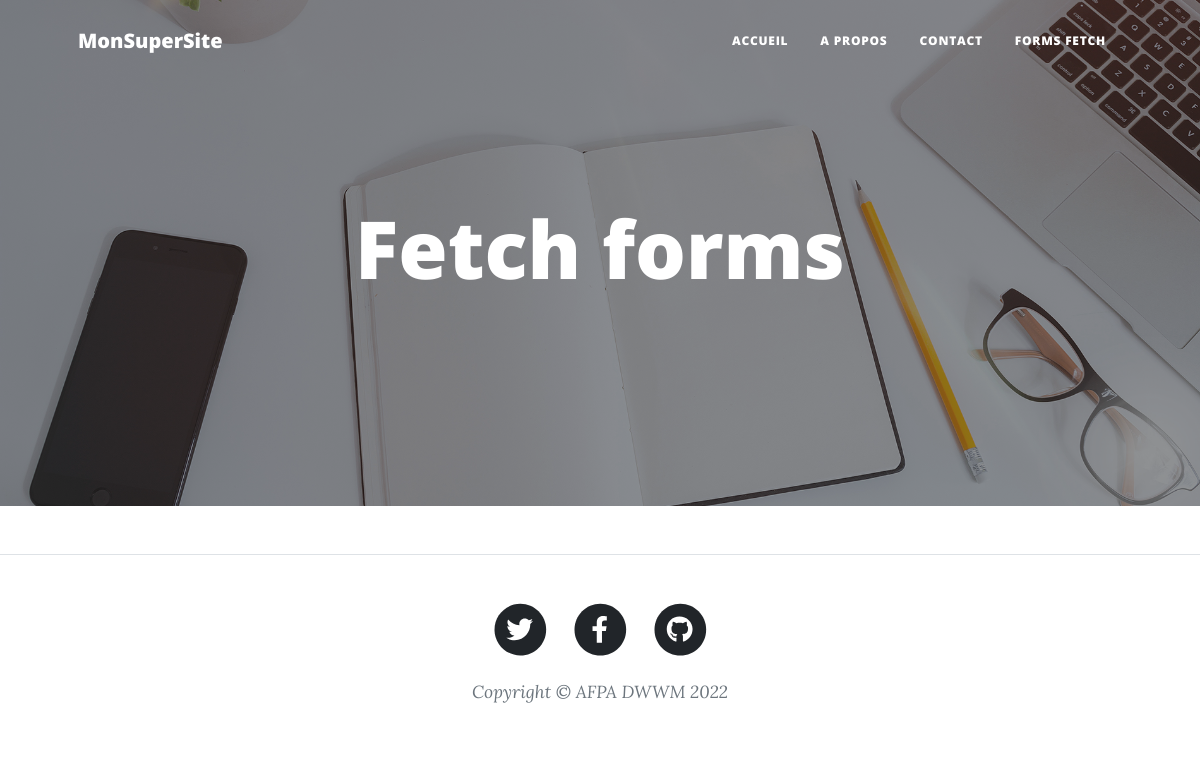
Page /admin_contact.php on the earlier database version.
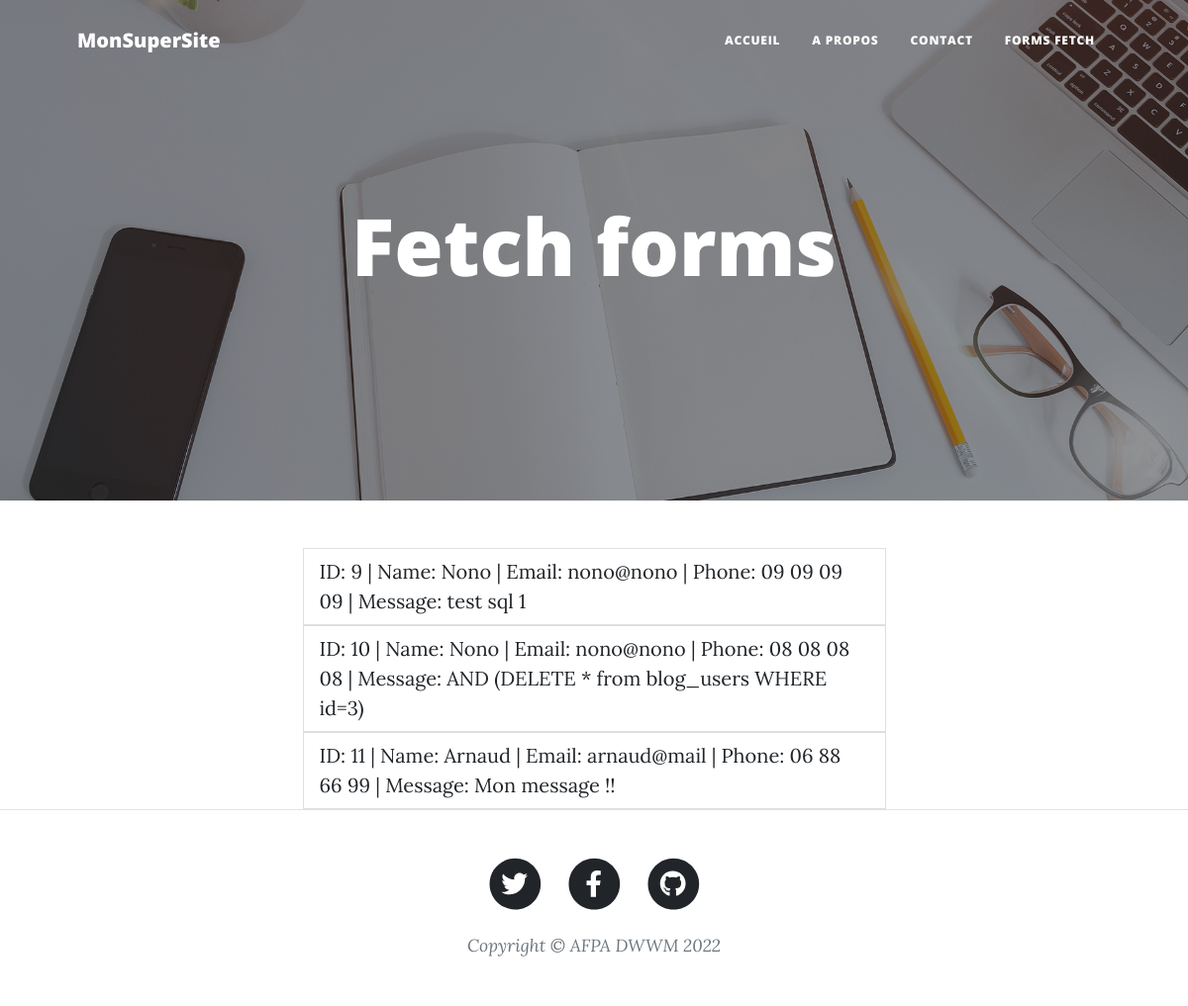
Same page on the later database version.
### tables this page shows
CREATE TABLE `blog_contacts` (
  `contact_ID` int(11) NOT NULL,
  `contact_name` varchar(25) NOT NULL,
  `contact_email` varchar(100) NOT NULL,
  `contact_phone` varchar(25) NOT NULL,
  `contact_message` text NOT NULL
);

### admin_contact.php (called while the page is built)
<?php
include("model/admin_contact.model.php");
include("view/admin_contact.view.php");

### model/admin_contact.model.php (called while the page is built, shortened)
<?php
include("model/pdo.inc.php");
try {
    $query="
    SELECT * FROM blog_contacts
    ";
    $req = $pdo->query($query);
    $data = $req->fetchAll();
} catch (Exception $e) {
    die('Erreur requete: ' . $e->getMessage());
}
$bg = 'assets/img/home-bg.jpg';
$header_title = 'Fetch forms';

### view/admin_contact.view.php (the view)
<?php include("view/layout/nav.inc.php"); ?>
<?php include("view/layout/header.inc.php"); ?>
<div class="container px-4 px-lg-5">
    <div class="row gx-4 gx-lg-5 justify-content-center">
        <div class="col-md-10 col-lg-8 col-xl-7">
            <?php foreach ($data as $onedata) { ?>
                <ul class="list-group">
                    <li class="list-group-item">
                        ID:
                        <?= $onedata["contact_ID"] ?>
                        | Name:
                        <?= $onedata["contact_name"] ?>
                        | Email:
                        <?= $onedata["contact_email"] ?>
                        | Phone:
                        <?= $onedata["contact_phone"] ?>
                        | Message:
                        <?= $onedata["contact_message"] ?>
                    </li>
                </ul>
            <?php } ?>
        </div>
    </div>
</div>
<?php include("view/layout/footer.inc.php"); ?>

### view/layout/nav.inc.php (shortened to what this page needs)
<!DOCTYPE html>
<html lang="fr">
<head>
    <link href="css/styles.css" rel="stylesheet" />
</head>
<body>
    <nav class="navbar navbar-expand-lg navbar-light" id="mainNav">
        <div class="container px-4 px-lg-5">
            <a class="navbar-brand" href="index.php">MonSuperSite</a>
            <div class="collapse navbar-collapse" id="navbarResponsive">
                <ul class="navbar-nav ms-auto py-4 py-lg-0">
                    <li class="nav-item"><a class="nav-link px-lg-3 py-3 py-lg-4" href="index.php">Accueil</a></li>
                    <li class="nav-item"><a class="nav-link px-lg-3 py-3 py-lg-4" href="about.php">A propos</a></li>
                    <li class="nav-item"><a class="nav-link px-lg-3 py-3 py-lg-4" href="contact.php">Contact</a></li>
                    <li class="nav-item"><a class="nav-link px-lg-3 py-3 py-lg-4" href="admin_contact.php">Forms Fetch</a></li>
                </ul>
            </div>
        </div>
    </nav>

### view/layout/header.inc.php (shortened to what this page needs)
<header class="masthead" style="background-image: url('<?= $bg ?>')">
    <div class="container position-relative px-4 px-lg-5">
        <div class="row gx-4 gx-lg-5 justify-content-center">
            <div class="col-md-10 col-lg-8 col-xl-7">
                <div class="site-heading">
                    <h1><?= $header_title ?></h1>
                </div>
            </div>
        </div>
    </div>
</header>

### view/layout/footer.inc.php (shortened to what this page needs)
        <footer class="border-top">
            <div class="container px-4 px-lg-5">
                <div class="row gx-4 gx-lg-5 justify-content-center">
                    <div class="col-md-10 col-lg-8 col-xl-7">
                        <ul class="list-inline text-center">
                            <li class="list-inline-item">
                                <a href="#!">
                                    <span class="fa-stack fa-lg">
                                        <i class="fas fa-circle fa-stack-2x"></i>
                                        <i class="fab fa-twitter fa-stack-1x fa-inverse"></i>
                                    </span>
                                </a>
                            </li>
                            <li class="list-inline-item">
                                <a href="#!">
                                    <span class="fa-stack fa-lg">
                                        <i class="fas fa-circle fa-stack-2x"></i>
                                        <i class="fab fa-facebook-f fa-stack-1x fa-inverse"></i>
                                    </span>
                                </a>
                            </li>
                            <li class="list-inline-item">
                                <a href="#!">
                                    <span class="fa-stack fa-lg">
                                        <i class="fas fa-circle fa-stack-2x"></i>
                                        <i class="fab fa-github fa-stack-1x fa-inverse"></i>
                                    </span>
                                </a>
                            </li>
                        </ul>
                        <div class="small text-center text-muted fst-italic">Copyright &copy; AFPA DWWM 2022</div>
                    </div>
                </div>
            </div>
        </footer>
    </body>
</html>

Differences in the rows shown:
added blog_contacts: contact_ID "9", contact_name "Nono", contact_email "nono@nono", contact_phone "09 09 09 09", contact_message "test sql 1"
added blog_contacts: contact_ID "10", contact_name "Nono", contact_email "nono@nono", contact_phone "08 08 08 08", contact_message "AND (DELETE * from blog_users WHERE id=3)"
added blog_contacts: contact_ID "11", contact_name "Arnaud", contact_email "arnaud@mail", contact_phone "06 88 66 99", contact_message "Mon message !!"
